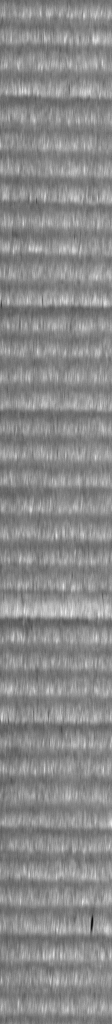
#> input picture 数据/4.bmp, 224 x 2048 px (shown at 1/2 size); its folder holds only this picture in this run
$ python -i paper_geometry.py   (imports and definitions only)   (older library calls are emulated)
#> lines starting #> are read from the running program, lines starting #| are printed output that depends on the picture; after the words box and inside, x2 and y2 are one past the last pixel; in counts of white or black regions, pixels touching at a corner belong together
### paper_counter/paper_counter/preprocessing.py
from __future__ import annotations

"""Full-resolution ROI, illumination correction and signed gradients."""

from pathlib import Path
from typing import Optional

import cv2
import numpy as np


# [20 lines left out: functions read_image, crop_roi, not called in this run]


def to_gray(image: np.ndarray) -> np.ndarray:
    """Convert supported integer images to grayscale; reject transparent inputs."""
    if image.dtype not in (np.uint8, np.uint16):
        raise ValueError("Supported image depths: uint8 and uint16")
    if image.ndim == 2:
        return image
    if image.shape[2] == 4:
        if np.any(image[:, :, 3] != np.iinfo(image.dtype).max):
            raise ValueError("Image has transparency; composite onto a known background first")
        return cv2.cvtColor(image, cv2.COLOR_BGRA2GRAY)
    if image.shape[2] == 3:
        return cv2.cvtColor(image, cv2.COLOR_BGR2GRAY)
    raise ValueError("Expected gray, BGR or BGRA input")


# [122 lines left out: functions normalize_illumination, signed_gradient, signed_gradient_levels, preprocess_tracks_signal, display_preview, not called in this run]

### paper_counter/paper_counter/paper_geometry.py
"""Optional stack deskew and sampling normalization before signal extraction.

Geometry is estimated from the image, never from a requested paper count.
The recorded affine transform maps pixel centers back to the supplied image.
"""
from __future__ import annotations

import cv2
import numpy as np
from scipy.ndimage import gaussian_filter1d, binary_closing
from scipy.signal import find_peaks


def weighted_median(values, weights):
    order = np.argsort(values)
    return float(np.asarray(values)[order][np.searchsorted(
        np.cumsum(np.asarray(weights)[order]), np.sum(weights) / 2)])


def stack_bounds(gray, strict=False):
    """Use sustained wide foreground, excluding small fixtures and black margins.

    Regions use a bright core plus nearby measured dim edges. The historical
    permissive envelope remains available to the tracks geometry path.
    """
    h, w = gray.shape
    ratio = min(1., 1200 / max(h, w))
    small = cv2.resize(gray.astype(np.float32), None, fx=ratio, fy=ratio,
                       interpolation=cv2.INTER_AREA) if ratio < 1 else gray.astype(np.float32)
    maximum = float(np.percentile(small, 99))
    if maximum <= 0:
        return (0, 0, w, h), False

    if strict:
        # A low fraction of the brightest pixel includes sensor glow, a lit
        # fixture, and isolated reflections. Locate the sustained paper mass
        # from the two intensity populations before expanding its envelope.
        values = np.clip(small * (255. / max(maximum, 1.)), 0, 255).astype(np.uint8)
        threshold, _ = cv2.threshold(values, 0, 255, cv2.THRESH_BINARY + cv2.THRESH_OTSU)
        foreground = values > threshold
        occupancy = np.mean(foreground, axis=1)
        rows = occupancy > .15
        width = max(3, int(round(small.shape[1] * .04)) | 1)
        rows = binary_closing(rows, structure=np.ones(width), border_value=0)
        changes = np.diff(np.r_[False, rows, False].astype(np.int8))
        intervals = list(zip(np.flatnonzero(changes == 1), np.flatnonzero(changes == -1)))
        if not intervals:
            return (0, 0, w, h), False
        masses = [float(occupancy[a:b].sum()) for a, b in intervals]
        dominant = max(masses)
        # Retain multiple substantial paper groups, but not a small bright
        # fixture separated from the stack by hundreds of background rows.
        keep = [(a, b) for (a, b), mass in zip(intervals, masses) if mass >= .25 * dominant]
        top, bottom = keep[0][0], keep[-1][1]
        # A dim outer sheet can fall below the bright-population threshold.
        # Extend only to nearby coherent gray edges, rather than growing into
        # the entire low-threshold glow component that touches the stack.
        low = values[values <= threshold]
        high = values[values > threshold]
        background = float(np.median(low)) if len(low) else 0.
        contrast = (float(np.median(high)) if len(high) else maximum) - background
        row_signal = np.percentile(values, 75, axis=1)
        edge = abs(gaussian_filter1d(row_signal.astype(float), .65, order=1))
        weak_rows = (edge > max(4., .035 * contrast)) & (row_signal > background + .1 * contrast)
        margin = max(width, int(round(.25 * (bottom-top))))
        nearby = np.flatnonzero(weak_rows[max(0, top-margin):min(len(rows), bottom+margin)]) + max(0, top-margin)
        if len(nearby):
            top, bottom = min(top, int(nearby[0])), max(bottom, int(nearby[-1])+1)
        columns = np.flatnonzero(np.mean(foreground[top:bottom], axis=0) > .12)
        if len(columns) < .15 * small.shape[1]:
            return (0, 0, w, h), False
        sx, sy = w / small.shape[1], h / small.shape[0]
        return (int(columns[0] * sx), int(top * sy), min(w, int(np.ceil((columns[-1]+1)*sx))),
                min(h, int(np.ceil(bottom*sy)))), True
    foreground = small > .12 * maximum
    rows = np.mean(foreground, axis=1) > .2
    rows = binary_closing(rows, structure=np.ones(max(1, round(len(rows) * .006))), border_value=0)
    indices = np.flatnonzero(rows)
    if len(indices) < 12:
        return (0, 0, w, h), False

    # Take full envelope - no edge trimming
    # Let post-validation handle any background boxes instead of risking cutting real papers
    top, bottom = indices[0], indices[-1] + 1

    columns = np.flatnonzero(np.mean(foreground[top:bottom], axis=0) > .25)
    if len(columns) < .2 * small.shape[1]:
        return (0, 0, w, h), False
    sx, sy = w / small.shape[1], h / small.shape[0]
    return (int(columns[0]*sx), int(top*sy), min(w, int((columns[-1]+1)*sx)),
            min(h, int(bottom*sy))), True


def estimate_angle(gray, bounded_analysis=False):
    h, w = gray.shape
    scale = min(1., 1400 / (max(h,w) if bounded_analysis else w))
    small = cv2.resize(gray, None, fx=scale, fy=scale, interpolation=cv2.INTER_AREA) if scale < 1 else gray
    maximum = np.iinfo(small.dtype).max
    image = np.clip(small.astype(np.float32) * (255. / maximum), 0, 255).astype(np.uint8)
    edges = cv2.Canny(image, 35, 100)
    lines = cv2.HoughLinesP(edges, 1, np.pi/1800, threshold=max(20, round(small.shape[1]*.08)),
                            minLineLength=max(20, round(small.shape[1]*.16)),
                            maxLineGap=max(3, round(small.shape[1]*.025)))
    angles, lengths = [], []
    if lines is not None:
        for x1,y1,x2,y2 in lines[:,0]:
            dx,dy = float(x2-x1),float(y2-y1)
            if dx == 0: continue
            angle = np.degrees(np.arctan(dy/dx))
            if abs(angle) <= 15:
                angles.append(angle); lengths.append(float(np.hypot(dx,dy)))
    if len(angles) < 4 or sum(lengths) < 2*small.shape[1]:
        return 0., {'reliable':False,'lines':len(angles),'reason':'insufficient_long_layer_edges'}
    angle = weighted_median(angles,lengths)
    mad = weighted_median(np.abs(np.asarray(angles)-angle),lengths)
    return (angle if mad <= 2 else 0.), {'reliable':bool(mad<=2),'lines':len(angles),
        'angle_mad_degrees':mad,'measured_angle_degrees':angle}


def rotation_matrix(w,h,angle):
    matrix = cv2.getRotationMatrix2D(((w-1)/2,(h-1)/2),angle,1.)
    # Transform the full pixel footprint, so no corners are clipped.
    corners = np.array([[-.5,-.5,1],[w-.5,-.5,1],[-.5,h-.5,1],[w-.5,h-.5,1]])
    mapped = corners @ matrix.T
    low, high = mapped.min(axis=0), mapped.max(axis=0)
    matrix[:,2] += -.5-low
    return np.vstack([matrix,[0,0,1]]), tuple(np.ceil(high-low).astype(int))


def measure_spacing(gray):
    """Estimate intensity repetition using narrow independent column views.

    This deliberately searches below the detector's 5 px period floor. It is
    a sampling estimate, not a decision about paper identity or multiplicity.
    """
    h,w = gray.shape
    periods, strengths = [], []
    for fraction in np.linspace(.15,.85,11):
        x = int((w-1)*fraction)
        signal = np.median(gray[:,max(0,x-2):min(w,x+3)].astype(np.float32),axis=1)
        signal -= gaussian_filter1d(signal,max(4.,h/120))
        energy = float(signal@signal)
        if energy <= 1e-6: continue
        length = min(100,h//5)
        size = 1 << (2*h-1).bit_length()
        spectrum = np.fft.rfft(signal,size)
        acf = np.fft.irfft(spectrum*np.conj(spectrum),size)[:length+1]/energy
        peaks,_ = find_peaks(acf,prominence=.06)
        peaks = peaks[(peaks>=2)&(acf[peaks]>=.12)]
        if not len(peaks): continue
        best = float(np.max(acf[peaks]))
        # Prefer a visible short repetition over its stronger double-period.
        # This sets sampling only; it never inserts a counted line.
        chosen = int(peaks[acf[peaks]>=.25*best][0])
        periods.append(chosen); strengths.append(float(acf[chosen]))
    if len(periods)<5:
        return None, {'reliable':False,'view_periods':periods}
    period = weighted_median(periods,strengths)
    agreement = sum(abs(p-period)<=max(1.,.2*period) for p in periods)
    reliable = agreement>=max(5,int(np.ceil(.6*len(periods))))
    return (period if reliable else None), {'reliable':bool(reliable),'view_periods':periods,
        'agreeing_views':agreement,'measured_spacing_px':period}


# [20 lines left out: function estimate_quarter_turn, not called in this run]


def prepare_geometry(image, target_spacing=14., bounded_angle_analysis=False, auto_quarter_turn=False,
                     center_width=None, preserve_extent=False, stack_locator=None):
    from .preprocessing import to_gray
    gray = to_gray(image)
    input_shape=list(image.shape)
    coarse=np.eye(3);quarter=0;axis_info={'enabled':False}
    if auto_quarter_turn:
        quarter,axis_info=estimate_quarter_turn(gray)
        axis_info['enabled']=True
        if quarter:
            coarse=np.array([[0.,1.,0.],[-1.,0.,gray.shape[1]-1.],[0.,0.,1.]])
            image=np.rot90(image,1).copy();gray=np.rot90(gray,1).copy()
    h,w = gray.shape
    bounds, located = (stack_locator(gray) if stack_locator is not None
                       else stack_bounds(gray, strict=center_width is not None))
    x1,y1,x2,y2 = bounds
    if not located:
        return image, {'enabled':True,'applied':bool(quarter),'reason':'stack_not_located',
            'input_to_detection':coarse.tolist(),'detection_to_input':np.linalg.inv(coarse).tolist(),
            'input_shape':input_shape,'coarse_rotation_ccw_degrees':quarter,'axis_estimation':axis_info}
    # Estimate the layer angle on the detected envelope, but let tracks keep
    # the full image footprint.  The later active-stack ROI can then discard
    # background after rotation without clipping real outer sheets here.
    analysis_bounds = (x1, y1, x2, y2)
    angle, angle_info = estimate_angle(gray[y1:y2,x1:x2],bounded_angle_analysis)
    angle_info['bounded_analysis']=bounded_angle_analysis
    if center_width is not None:
        # Estimate the direction where detection will actually sample. A wider
        # analysis guard keeps tilted long sheets visible; it is not rendered.
        middle=(x1+x2)//2
        guard=min(x2-x1,max(2*center_width,int((y2-y1)*np.tan(np.deg2rad(4)))+center_width))
        left=max(x1,middle-guard//2);right=min(x2,left+guard)
        local_angle,local_info=estimate_angle(gray[y1:y2,left:right],True)
        angle_info=dict(global_estimate=angle_info,center_estimate=local_info,
            analysis_xyxy=[left,y1,right,y2],reliable=local_info['reliable'] or angle_info['reliable'],
            selected_source='center_guard' if local_info['reliable'] else 'global_fallback')
        if local_info['reliable']:angle=local_angle
    if abs(angle)<.25:
        angle = 0.  # Avoid resampling an already straight image for tiny jitter.
    # Keep real outer edges and enough surrounding background for the verifier.
    if preserve_extent:
        x1,y1,x2,y2 = 0, 0, w, h
    else:
        px,py = max(12,round((x2-x1)*.025)), max(12,round((y2-y1)*.04))
        x1,y1,x2,y2 = max(0,x1-px),max(0,y1-py),min(w,x2+px),min(h,y2+py)
    rotation, (rw,rh) = rotation_matrix(x2-x1,y2-y1,angle)
    rotated = cv2.warpAffine(gray[y1:y2,x1:x2],rotation[:2],(rw,rh),flags=cv2.INTER_LINEAR)
    spacing, spacing_info = measure_spacing(rotated)
    # Upsampling changes numerical sampling, not the optical information.
    scale = min(4., max(1.,target_spacing/spacing)) if spacing else 1.
    # Bound memory without silently shrinking a previously valid original.
    cap = max(1., np.sqrt(32_000_000 / (rw*rh)))
    scale = min(scale,cap)
    ow,oh = max(1,round(rw*scale)),max(1,round(rh*scale))
    sx,sy = ow/rw,oh/rh
    resize = np.array([[sx,0,(sx-1)/2],[0,sy,(sy-1)/2],[0,0,1.]])
    crop = np.array([[1.,0,-x1],[0,1.,-y1],[0,0,1.]])
    local_forward = resize @ rotation @ crop

    # First, create full prepared image without center crop
    forward_temp = local_forward @ coarse
    prepared_full = cv2.warpAffine(image,local_forward[:2],(ow,oh),flags=cv2.INTER_CUBIC,
                                   borderMode=cv2.BORDER_CONSTANT,borderValue=0)

    center_info=None
    if center_width is not None:
        # Apply adaptive strip selection on the prepared image
        from .adaptive_strip_selection import find_best_horizontal_strip
        from .preprocessing import to_gray

        gray_prepared = to_gray(prepared_full) if len(prepared_full.shape) == 3 else prepared_full

        try:
            # Find most horizontal strip
            (x_start, x_end), analysis = find_best_horizontal_strip(
                gray_prepared,
                strip_width=int(center_width),
                sample_count=8
            )

            center_info=dict(
                x1=x_start, x2=x_end,
                width=x_end-x_start,
                requested_width=int(center_width),
                coordinate_system='prepared stack with adaptive horizontal selection',
                adaptive_selection={
                    'enabled': True,
                    'method': 'adaptive_horizontal',
                    'x_range': (int(x_start), int(x_end)),
                    'analysis': analysis
                }
            )

            # Crop the prepared image
            prepared = prepared_full[:, x_start:x_end].copy()
            actual = x_end - x_start
            left = x_start

        except Exception as e:
            # Fallback to center crop
            import traceback
            actual=min(int(center_width),ow)
            left=(ow-actual)//2
            x_start = left
            x_end = left + actual

            center_info=dict(
                x1=left, x2=left+actual,
                width=actual,
                requested_width=int(center_width),
                coordinate_system='prepared stack center crop (adaptive fallback)',
                adaptive_selection={
                    'enabled': False,
                    'method': 'center_crop_fallback',
                    'error': str(e),
                    'traceback': traceback.format_exc()
                }
            )
            prepared = prepared_full[:, left:left+actual].copy()

        # Update forward transform to include the horizontal crop
        local_forward=np.array([[1.,0.,-left],[0.,1.,0.],[0.,0.,1.]])@local_forward
        ow=actual
        # Use the full prepared image only to select the analysis window.
        # Sample the detector image directly with its final composed affine;
        # a cropped preview can differ at interpolation/border rounding.
        prepared=cv2.warpAffine(image,local_forward[:2],(ow,oh),flags=cv2.INTER_CUBIC,
                                borderMode=cv2.BORDER_CONSTANT,borderValue=0)
    else:
        prepared = prepared_full

    forward=local_forward @ coarse
    info={'enabled':True,'applied':True,'input_shape':input_shape,
        'coarse_rotation_ccw_degrees':quarter,'axis_estimation':axis_info,
        'output_shape':list(prepared.shape),'crop_xyxy':[x1,y1,x2,y2],
        'rotation_degrees':float(angle),'angle_estimation':angle_info,
        'spacing_estimation':spacing_info,'scale_x':sx,'scale_y':sy,
        'target_spacing_px':target_spacing,'input_to_detection':forward.tolist(),
        'detection_to_input':np.linalg.inv(forward).tolist(),
        'count_semantics':'repeating observed lines; no automatic divide by two',
        'preserve_extent': bool(preserve_extent),
        'angle_analysis_crop_xyxy': list(analysis_bounds)}
    if center_info is not None:
        info.update(center_window=center_info,detector_resampling_passes=1,
                    geometry_method='center_direction_guard_then_single_affine_sampling')
    return prepared,info

>>> import cv2
>>> picture = cv2.imread('../../数据/4.bmp')
#> picture is the input picture: shape (2048, 224, 3); min 0, max 255, mean 136.9
>>> result = prepare_geometry(picture)
#> in stack_bounds, `small = cv2.resize(gray.astype(np.float32), None, fx=ratio, fy=ratio, ..`:
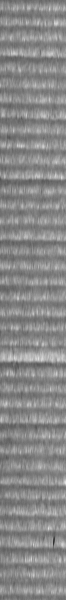
#> small: shape (1200, 131) float32 (shown at 1/2 size); min 9.92, max 233.5, mean 136.9
#> in stack_bounds, `maximum = float(np.percentile(small, 99))`: maximum = 190.9
#> in stack_bounds, `foreground = small > .12 * maximum`:
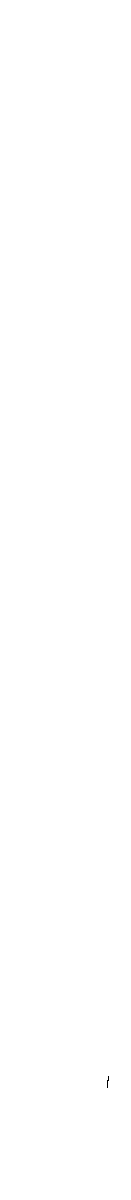
#> foreground: shape (1200, 131) bool; 100% white; black in thin lines or dots, all inside (x1, y1, x2, y2) = (107, 1076, 109, 1088)
#> in stack_bounds, `indices = np.flatnonzero(rows)`: indices = 1194 values from 3 to 1196
#> in stack_bounds, `top, bottom = indices[0], indices[-1] + 1`: top = 3; bottom = 1197
#> in stack_bounds, `columns = np.flatnonzero(np.mean(foreground[top:bottom], axis=0) > .25)`: columns = 131 values from 0 to 130
#> in prepare_geometry, `bounds, located = (stack_locator(gray) if stack_locator is not None el..`: bounds = (0, 5, 224, 2042); located = True
#> in prepare_geometry, `x1,y1,x2,y2 = bounds`: x1 = 0; y1 = 5; x2 = 224; y2 = 2042
#> in prepare_geometry, `analysis_bounds = (x1, y1, x2, y2)`: analysis_bounds = (0, 5, 224, 2042)
#> in estimate_angle, `edges = cv2.Canny(image, 35, 100)`:
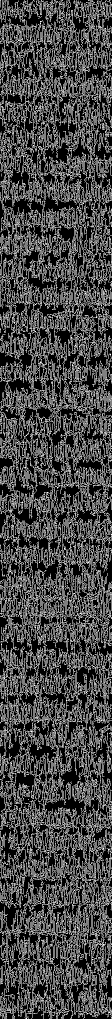
#> edges: shape (2037, 224) (shown at 1/2 size); 28% white in thin lines or dots
#> in estimate_angle, `lines = cv2.HoughLinesP(edges, 1, np.pi/1800, threshold=max(20, round(..`: lines = 721 rows, first 6: [79, 1882, 87, 1780], [10, 914, 10, 876], [117, 1954, 119, 2009], [141, 72, 145, 20], [131, 1223, 131, 1283], [37, 625, 38, 665]
#> the loop in estimate_angle, `for x1,y1,x2,y2 in lines[:,0]:` made 721 passes
#> (x1, y1, x2, y2, dx, dy, angle) on passes 1, 3, 4: (79, 1882, 87, 1780, 8, -102, -85.52), (117, 1954, 119, 2009, 2, 55, 87.92), (141, 72, 145, 20, 4, -52, -85.6)
#> after the loop in estimate_angle, `for x1,y1,x2,y2 in lines[:,0]:`: angles = []
#> in prepare_geometry, `angle, angle_info = estimate_angle(gray[y1:y2,x1:x2],bounded_angle_ana..`: angle = 0; angle_info = {'reliable': False, 'lines': 0, 'reason': 'insufficient_long_layer_edges'}
#> in prepare_geometry, `px,py = max(12,round((x2-x1)*.025)), max(12,round((y2-y1)*.04))`: px = 12; py = 81
#> in prepare_geometry, `x1,y1,x2,y2 = max(0,x1-px),max(0,y1-py),min(w,x2+px),min(h,y2+py)`: y1 = 0; y2 = 2048
#> in rotation_matrix, `matrix = cv2.getRotationMatrix2D(((w-1)/2,(h-1)/2),angle,1.)`: matrix = [[1, 0, 0], [0, 1, 0]]
#> in rotation_matrix, `corners = np.array([[-.5,-.5,1],[w-.5,-.5,1],[-.5,h-.5,1],[w-.5,h-.5,1..`: corners = [[-0.5, -0.5, 1], [223.5, -0.5, 1], [-0.5, 2047.5, 1], [223.5, 2047.5, 1]]
#> in rotation_matrix, `mapped = corners @ matrix.T`: mapped = [[-0.5, -0.5], [223.5, -0.5], [-0.5, 2047.5], [223.5, 2047.5]]
#> in rotation_matrix, `low, high = mapped.min(axis=0), mapped.max(axis=0)`: low = [-0.5, -0.5]; high = [223.5, 2047.5]
#> in prepare_geometry, `rotation, (rw,rh) = rotation_matrix(x2-x1,y2-y1,angle)`: rotation = [[1, 0, 0], [0, 1, 0], [0, 0, 1]]; rw = 224; rh = 2048
#> the loop in measure_spacing, `for fraction in np.linspace(.15,.85,11):` made 11 passes
#> (fraction, x, energy, peaks, best, chosen) on passes 1 to 8: (0.15, 33, 444645.3, [52], 0.73, 52), (0.22, 49, 552495.2, [53], 0.767, 53), (0.29, 64, 441692.8, [53], 0.741, 53), (0.36, 80, 469028.8, [52], 0.69, 52), (0.43, 95, 475889.7, [52], 0.732, 52), (0.5, 111, 441154.5, [53], 0.742, 53), (0.57, 127, 547426.7, [52], 0.777, 52), (0.64, 142, 516082.8, [52], 0.716, 52)
#> after the loop in measure_spacing, `for fraction in np.linspace(.15,.85,11):`: periods = [52, 53, 53, 52, 52, 53, 52, 52, 52, 53, 52]; strengths = [0.73, 0.767, 0.741, 0.69, 0.732, 0.742, 0.777, 0.716, 0.722, 0.718, 0.73]
#> in weighted_median, `order = np.argsort(values)`: order = [0, 3, 6, 4, 7, 8, 10, 1, 5, 2, 9]
#> in measure_spacing, `period = weighted_median(periods,strengths)`: period = 52
#> in measure_spacing, `agreement = sum(abs(p-period)<=max(1.,.2*period) for p in periods)`: agreement = 11
#> in measure_spacing, `reliable = agreement>=max(5,int(np.ceil(.6*len(periods))))`: reliable = True
#> in prepare_geometry, `spacing, spacing_info = measure_spacing(rotated)`: spacing = 52; spacing_info = {'reliable': True, 'view_periods': [52, 53, 53, 52, 52, 53, 52, 52, 52, 53, 52], 'agreeing_views': 11, 'measured_spacing_px': 52}
#> in prepare_geometry, `scale = min(4., max(1.,target_spacing/spacing)) if spacing else 1.`: scale = 1
#> in prepare_geometry, `cap = max(1., np.sqrt(32_000_000 / (rw*rh)))`: cap = 8.35
#> in prepare_geometry, `ow,oh = max(1,round(rw*scale)),max(1,round(rh*scale))`: ow = 224; oh = 2048
#> in prepare_geometry, `sx,sy = ow/rw,oh/rh`: sx = 1
#> in prepare_geometry, `resize = np.array([[sx,0,(sx-1)/2],[0,sy,(sy-1)/2],[0,0,1.]])`: resize = [[1, 0, 0], [0, 1, 0], [0, 0, 1]]
